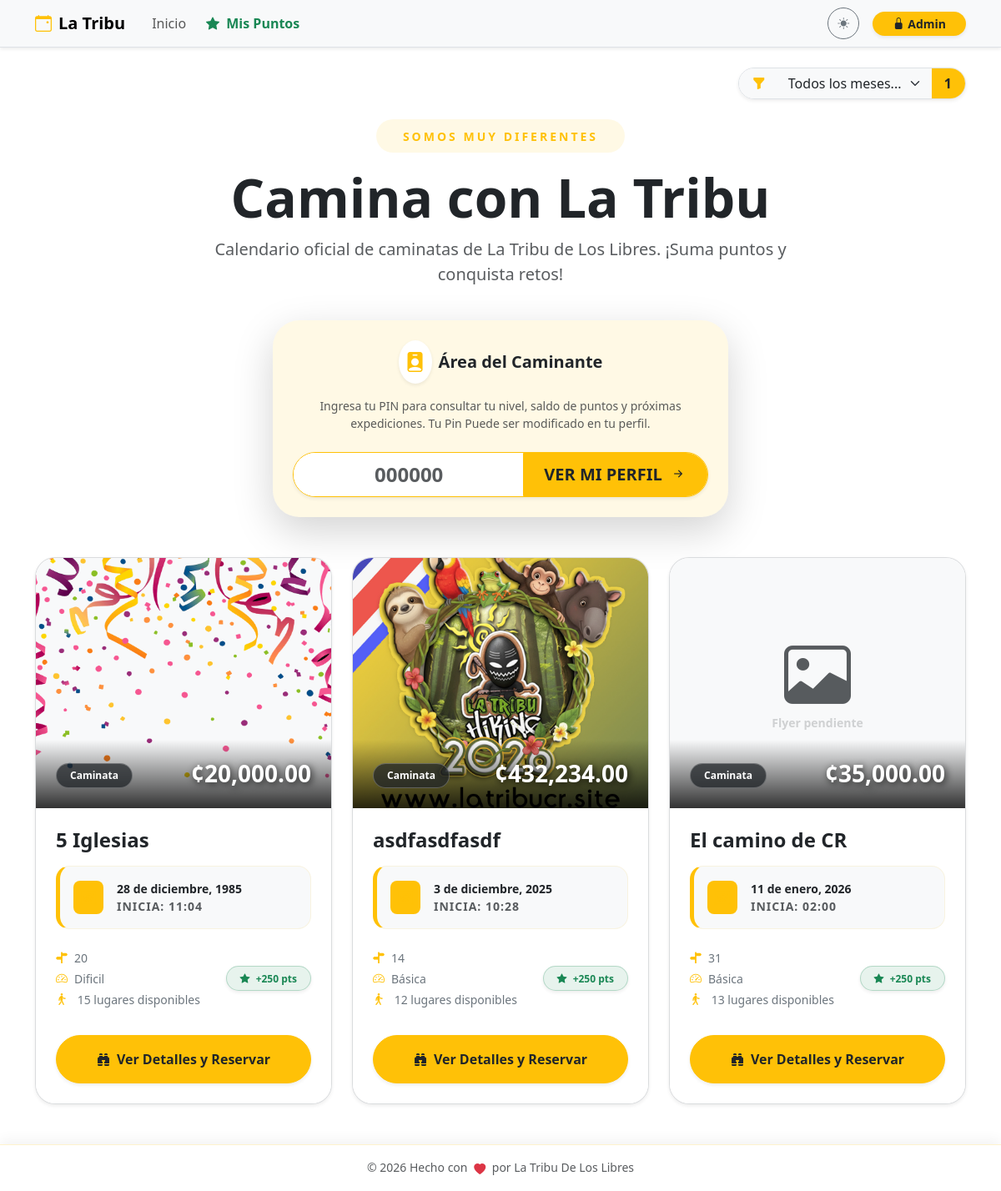
The page / on the database its author committed.
### db.py (models this page shows)
class Event(db.Model):
    __tablename__ = 'event'
    id = db.Column(db.Integer, primary_key=True)
    title = db.Column(db.String(100), nullable=False)
    flyer = db.Column(db.String(120)) # Nombre del archivo de imagen
    currency = db.Column(db.String(5), default='¢')
    price = db.Column(db.Float, nullable=False)
    reservation_fee = db.Column(db.String(50)) # Texto libre ej: "5000 colones"
    points_reward = db.Column(db.Integer, default=10) # Puntos que otorga
    activity_type = db.Column(db.String(50)) # Caminata, Camping, etc.
    difficulty = db.Column(db.String(50))
    distance = db.Column(db.String(50))
    duration_days = db.Column(db.Integer, default=1)
    event_date = db.Column(db.Date, nullable=False)
    end_date = db.Column(db.Date) # Para eventos de varios días
    departure_point = db.Column(db.String(150))
    departure_time = db.Column(db.String(20))
    pickup_point = db.Column(db.String(200))
    capacity = db.Column(db.Integer, default=0)
    description = db.Column(db.Text)
    status = db.Column(db.String(20), default='Activa') # Activa, Suspendido, Se Traslado
    moved_date = db.Column(db.Date) # Nueva fecha si se traslada
    bookings = db.relationship('Booking', backref='event', lazy=True, cascade="all, delete-orphan")

### app.py (the view)
@main_bp.route('/')
def home():
    search_month = request.args.get('search_month', type=int)
    query = Event.query
    if search_month:
        query = query.filter(extract('month', Event.event_date) == search_month)
    events = query.order_by(Event.event_date.asc()).all()
    return render_template('home.html', events=events)

### app.py (called while the page is built)
@app.before_request
def force_https():
    if request.headers.get('X-Forwarded-Proto') == 'http':
        url = request.url.replace('http://', 'https://', 1)
        return redirect(url, code=301)

### templates/home.html (shortened to what this page needs)
{% extends "base.html" %}
{% block content %}
{% set meses = ['', 'enero', 'febrero', 'marzo', 'abril', 'mayo', 'junio', 'julio', 'agosto', 'septiembre', 'octubre', 'noviembre', 'diciembre'] %}
<div class="row align-items-center mb-4 animate__animated animate__fadeIn">
    <div class="col-lg-12 text-center">
        <div class="d-inline-block p-2 bg-warning bg-opacity-10 rounded-pill mb-3">
            <span class="text-warning fw-bold small px-4 text-uppercase" style="letter-spacing: 3px;">Somos muy Diferentes</span>
        </div>
        <h1 class="display-3 fw-bold mb-0">Camina con La Tribu</h1>
        <p class="lead text-muted mt-2 mx-auto" style="max-width: 700px;">
            Calendario oficial de caminatas de La Tribu de Los Libres. ¡Suma puntos y conquista retos!
        </p>
    </div>
</div>
<div class="row justify-content-center mb-5 animate__animated animate__fadeInUp" style="animation-delay: 0.2s;">
    <div class="col-md-8 col-lg-6">
        <div class="card border-0 shadow-lg rounded-5 overflow-hidden position-relative">
            <div class="position-absolute top-0 start-0 w-100 h-100 bg-warning bg-opacity-10" style="z-index: 0;"></div>
            <div class="card-body p-4 text-center position-relative" style="z-index: 1;">
                <div class="d-flex justify-content-center align-items-center mb-3">
                    <div class="bg-white p-2 rounded-circle shadow-sm me-2 text-warning">
                        <i class="bi bi-person-badge-fill fs-4"></i>
                    </div>
                    <h5 class="fw-bold mb-0 text-dark">Área del Caminante</h5>
                </div>
                <p class="text-muted small mb-4">
                    Ingresa tu PIN para consultar tu nivel, saldo de puntos y próximas expediciones. Tu Pin Puede ser modificado en tu perfil.
                </p>
                <div class="input-group input-group-lg shadow-sm rounded-pill overflow-hidden border border-warning bg-white">
                    <input type="text" id="quickPinInput" class="form-control border-0 text-center fw-bold text-primary fs-4" placeholder="000000" maxlength="6" oninput="this.value = this.value.replace(/[^0-9]/g, '')">
                    <button class="btn btn-warning fw-bold text-dark px-4 transition-hover" type="button" onclick="goToProfileQuick()">
                        <span class="ver-text">VER </span>MI PERFIL <i class="bi bi-arrow-right-short ms-1"></i>
                    </button>
                </div>
            </div>
        </div>
    </div>
</div>
<div class="row g-4">
    {% if events %}
        {% for event in events %}
        {% set ocupados = event.bookings | selectattr("status", "equalto", "Activo") | list | length %}
        {% set disponibles = event.capacity - ocupados %}
        <div class="col-md-6 col-lg-4">
            <div class="card h-100 shadow-sm border border-secondary border-opacity-25 overflow-hidden position-relative adventure-card animate__animated animate__fadeInUp" style="animation-delay: {{ loop.index0 * 0.1 }}s">
                <div class="card-img-container" style="height: 300px; background: var(--bs-tertiary-bg); position: relative; overflow: hidden;">
                    {% if event.flyer %}
                        <img src="{{ url_for('static', filename='uploads/flyers/' + event.flyer) }}"
                             class="card-img-top w-100 h-100 flyer-zoom"
                             style="object-fit: cover; cursor: pointer;"
                             alt="{{ event.title }}"
                             title="Clic para ver imagen completa"
                             onclick="showFullImage(this.src, this.alt)">
                    {% else %}
                        <div class="w-100 h-100 d-flex flex-column align-items-center justify-content-center text-muted">
                            <i class="bi bi-image display-1 opacity-10"></i>
                            <small class="fw-bold opacity-25">Flyer pendiente</small>
                        </div>
                    {% endif %}
                    <div class="price-overlay position-absolute bottom-0 start-0 w-100 p-4 d-flex justify-content-between align-items-end" style="background: linear-gradient(transparent, rgba(0,0,0,0.8)); pointer-events: none;">
                        <span class="badge bg-dark bg-opacity-75 text-white px-3 py-2 rounded-pill small border border-white border-opacity-25">{{ event.activity_type }}</span>
                        <div class="price-tag">
                            <span class="h3 fw-bold mb-0 text-white shadow-text">{{ event.currency }}{{ "{:,.2f}".format(event.price) }}</span>
                        </div>
                    </div>
                </div>
                <div class="card-body p-4">
                    <h4 class="card-title fw-bold mb-3 text-truncate-2 title-link">{{ event.title }}</h4>
                    <div class="mb-4 p-3 bg-body-tertiary rounded-4 small border border-warning border-opacity-10 ticket-date">
                        <div class="d-flex align-items-center">
                            <div class="bg-warning bg-opacity-20 p-2 rounded-3 me-3 text-warning">
                                <i class="bi bi-calendar3 h5 mb-0"></i>
                            </div>
                            <div>
                                <div class="fw-bold text-body">
                                    {% if event.duration_days > 1 %}
                                        Del {{ event.event_date.day }} al {{ event.end_date.day }} de {{ meses[event.end_date.month] }}
                                    {% else %}
                                        {{ event.event_date.day }} de {{ meses[event.event_date.month] }}, {{ event.event_date.year }}
                                    {% endif %}
                                </div>
                                <div class="x-small text-muted text-uppercase fw-bold" style="letter-spacing: 1px;">Inicia: {{ event.departure_time }}</div>
                            </div>
                        </div>
                    </div>
                    <div class="d-flex justify-content-between align-items-center mb-2">
                        <div class="d-flex flex-column gap-1 small text-secondary fw-medium card-meta-data">
                            <div><i class="bi bi-signpost-split-fill me-2 text-warning"></i>{{ event.distance or 'Por definir' }}</div>
                            <div><i class="bi bi-speedometer2 me-2 text-warning"></i>{{ event.difficulty }}</div>
                            <div class="{{ 'text-danger fw-bold animate__animated animate__pulse animate__infinite' if disponibles <= 5 else '' }}">
                                <i class="bi bi-person-walking me-2 text-warning"></i>
                                {% if disponibles > 0 %}
                                    {{ disponibles }} lugares disponibles
                                {% else %}
                                    <span class="badge bg-danger">AGOTADO</span>
                                {% endif %}
                            </div>
                        </div>
                        <div class="text-end">
                            <span class="badge bg-success bg-opacity-10 text-success border border-success border-opacity-25 rounded-pill px-3 py-2 fw-bold shadow-sm points-badge" title="Recompensa por completar">
                                <i class="bi bi-star-fill me-1"></i> +{{ event.points_reward or 10 }} pts
                            </span>
                        </div>
                    </div>
                </div>
                <div class="card-footer bg-body border-0 p-4 pt-0">
                    {% if disponibles > 0 %}
                    <button class="btn btn-warning rounded-pill fw-bold py-3 shadow-sm w-100 text-dark transition-all btn-main-reserve" data-bs-toggle="modal" data-bs-target="#detailsModal{{ event.id }}">
                        <i class="bi bi-binoculars-fill me-2"></i>Ver Detalles y Reservar
                    </button>
                    {% else %}
                    <button class="btn btn-secondary rounded-pill fw-bold py-3 w-100 disabled" disabled>
                        <i class="bi bi-x-circle-fill me-2"></i>Cupos Agotados
                    </button>
                    {% endif %}
                </div>
            </div>
        </div>
        {% endfor %}
    {% endif %}
</div>
<link rel="stylesheet" href="https://cdnjs.cloudflare.com/ajax/libs/animate.css/4.1.1/animate.min.css"/>
{% endblock %}

### templates/base.html (style rules this page uses)
body { padding-bottom: 80px; min-height: 100vh; display: flex; flex-direction: column; transition: background-color 0.3s ease, color 0.3s ease; }
.nav-link, .btn { transition: all 0.2s ease-in-out; }

### templates/home.html (style rules this page uses)
.adventure-card { transition: all 0.4s cubic-bezier(0.175, 0.885, 0.32, 1.275); border-radius: 1.5rem !important; background: #ffffff; }
.flyer-zoom { transition: transform 0.8s ease; }
.shadow-text { text-shadow: 2px 2px 8px rgba(0,0,0,0.8); }
.ticket-date { border-left: 5px solid #ffc107 !important; }
.text-truncate-2 { display: -webkit-box; -webkit-line-clamp: 2; -webkit-box-orient: vertical; overflow: hidden; }

### rows shown on the page
Event: flyer (picture), title "5 Iglesias", event_date.day "28", event_date "diciembre", event_date.year "1985", departure_time "11:04", distance "20", difficulty "Dificil", disponibles "15", points_reward "250"
Event: flyer (picture), title "asdfasdfasdf", event_date.day "3", event_date "diciembre", event_date.year "2025", departure_time "10:28", distance "14", difficulty "Básica", capacity "12", points_reward "250"
Event: shows "Flyer pendiente", activity_type "Caminata", currency "¢", price "35,000.00", title "El camino de CR", event_date.day "11", event_date "enero", event_date.year "2026", departure_time "02:00", distance "31", difficulty "Básica", disponibles "13", points_reward "250"

### other values the page prints
{{ month_activity_count|default(0) }} "1"
